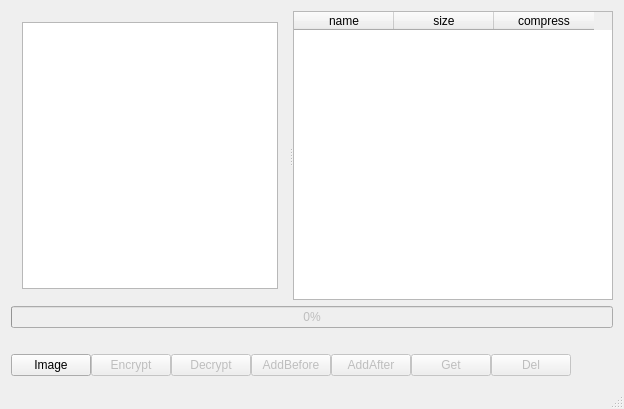
<?xml version="1.0" encoding="UTF-8"?>
<ui version="4.0">
 <class>MainWindow</class>
 <widget class="QMainWindow" name="MainWindow">
  <property name="geometry">
   <rect>
    <x>0</x>
    <y>0</y>
    <width>604</width>
    <height>409</height>
   </rect>
  </property>
  <property name="windowTitle">
   <string>StegIMG</string>
  </property>
  <widget class="QWidget" name="centralWidget">
   <layout class="QGridLayout" name="gridLayout">
    <item row="0" column="0">
     <layout class="QVBoxLayout" name="verticalLayout">
      <item>
       <layout class="QHBoxLayout" name="horizontalLayout_2">
        <item>
         <widget class="QSplitter" name="splitter">
          <property name="sizePolicy">
           <sizepolicy hsizetype="Expanding" vsizetype="Preferred">
            <horstretch>0</horstretch>
            <verstretch>0</verstretch>
           </sizepolicy>
          </property>
          <property name="orientation">
           <enum>Qt::Horizontal</enum>
          </property>
          <property name="childrenCollapsible">
           <bool>false</bool>
          </property>
          <widget class="QWidget" name="horizontalLayoutWidget">
           <layout class="QHBoxLayout" name="horizontalLayout_3">
            <item>
             <widget class="ImageView" name="imageView">
              <property name="sizePolicy">
               <sizepolicy hsizetype="Expanding" vsizetype="Expanding">
                <horstretch>0</horstretch>
                <verstretch>0</verstretch>
               </sizepolicy>
              </property>
              <property name="minimumSize">
               <size>
                <width>256</width>
                <height>240</height>
               </size>
              </property>
             </widget>
            </item>
           </layout>
          </widget>
          <widget class="TableView" name="tableView">
           <property name="sizePolicy">
            <sizepolicy hsizetype="Expanding" vsizetype="Expanding">
             <horstretch>0</horstretch>
             <verstretch>0</verstretch>
            </sizepolicy>
           </property>
           <property name="minimumSize">
            <size>
             <width>320</width>
             <height>240</height>
            </size>
           </property>
           <property name="layoutDirection">
            <enum>Qt::LeftToRight</enum>
           </property>
           <property name="selectionMode">
            <enum>QAbstractItemView::SingleSelection</enum>
           </property>
           <property name="selectionBehavior">
            <enum>QAbstractItemView::SelectRows</enum>
           </property>
           <attribute name="horizontalHeaderCascadingSectionResizes">
            <bool>false</bool>
           </attribute>
           <column>
            <property name="text">
             <string>name</string>
            </property>
           </column>
           <column>
            <property name="text">
             <string>size</string>
            </property>
           </column>
           <column>
            <property name="text">
             <string>compress</string>
            </property>
           </column>
          </widget>
         </widget>
        </item>
       </layout>
      </item>
      <item>
       <widget class="QProgressBar" name="hiddenDataSize">
        <property name="enabled">
         <bool>false</bool>
        </property>
        <property name="value">
         <number>0</number>
        </property>
       </widget>
      </item>
      <item>
       <widget class="QLabel" name="imageInfo">
        <property name="sizePolicy">
         <sizepolicy hsizetype="Preferred" vsizetype="Fixed">
          <horstretch>0</horstretch>
          <verstretch>0</verstretch>
         </sizepolicy>
        </property>
        <property name="text">
         <string/>
        </property>
       </widget>
      </item>
      <item>
       <layout class="QHBoxLayout" name="horizontalLayout_1">
        <property name="spacing">
         <number>0</number>
        </property>
        <property name="sizeConstraint">
         <enum>QLayout::SetDefaultConstraint</enum>
        </property>
        <item>
         <widget class="QPushButton" name="buttonImage">
          <property name="text">
           <string>Image</string>
          </property>
         </widget>
        </item>
        <item>
         <widget class="QPushButton" name="buttonEncrypt">
          <property name="enabled">
           <bool>false</bool>
          </property>
          <property name="text">
           <string>Encrypt</string>
          </property>
         </widget>
        </item>
        <item>
         <widget class="QPushButton" name="buttonDecrypt">
          <property name="enabled">
           <bool>false</bool>
          </property>
          <property name="text">
           <string>Decrypt</string>
          </property>
         </widget>
        </item>
        <item>
         <widget class="QPushButton" name="buttonAddBefore">
          <property name="enabled">
           <bool>false</bool>
          </property>
          <property name="text">
           <string>AddBefore</string>
          </property>
         </widget>
        </item>
        <item>
         <widget class="QPushButton" name="buttonAddAfter">
          <property name="enabled">
           <bool>false</bool>
          </property>
          <property name="text">
           <string>AddAfter</string>
          </property>
         </widget>
        </item>
        <item>
         <widget class="QPushButton" name="buttonGet">
          <property name="enabled">
           <bool>false</bool>
          </property>
          <property name="text">
           <string>Get</string>
          </property>
         </widget>
        </item>
        <item>
         <widget class="QPushButton" name="buttonDel">
          <property name="enabled">
           <bool>false</bool>
          </property>
          <property name="text">
           <string>Del</string>
          </property>
         </widget>
        </item>
        <item>
         <spacer name="horizontalSpacer">
          <property name="orientation">
           <enum>Qt::Horizontal</enum>
          </property>
          <property name="sizeHint" stdset="0">
           <size>
            <width>40</width>
            <height>20</height>
           </size>
          </property>
         </spacer>
        </item>
       </layout>
      </item>
     </layout>
    </item>
   </layout>
  </widget>
  <widget class="QMenuBar" name="menuBar">
   <property name="geometry">
    <rect>
     <x>0</x>
     <y>0</y>
     <width>604</width>
     <height>30</height>
    </rect>
   </property>
  </widget>
  <widget class="QStatusBar" name="statusBar"/>
 </widget>
 <layoutdefault spacing="6" margin="11"/>
 <customwidgets>
  <customwidget>
   <class>ImageView</class>
   <extends>QGraphicsView</extends>
   <header location="global">imageview.hpp</header>
  </customwidget>
  <customwidget>
   <class>TableView</class>
   <extends>QTableWidget</extends>
   <header>tableview.hpp</header>
  </customwidget>
 </customwidgets>
 <tabstops>
  <tabstop>imageView</tabstop>
  <tabstop>tableView</tabstop>
  <tabstop>buttonImage</tabstop>
  <tabstop>buttonEncrypt</tabstop>
  <tabstop>buttonDecrypt</tabstop>
  <tabstop>buttonAddBefore</tabstop>
  <tabstop>buttonAddAfter</tabstop>
  <tabstop>buttonGet</tabstop>
  <tabstop>buttonDel</tabstop>
 </tabstops>
 <resources/>
 <connections>
  <connection>
   <sender>buttonImage</sender>
   <signal>clicked()</signal>
   <receiver>MainWindow</receiver>
   <slot>onInputImageClick()</slot>
   <hints>
    <hint type="sourcelabel">
     <x>61</x>
     <y>372</y>
    </hint>
    <hint type="destinationlabel">
     <x>532</x>
     <y>0</y>
    </hint>
   </hints>
  </connection>
  <connection>
   <sender>buttonEncrypt</sender>
   <signal>clicked()</signal>
   <receiver>MainWindow</receiver>
   <slot>onEncryptClick()</slot>
   <hints>
    <hint type="sourcelabel">
     <x>175</x>
     <y>377</y>
    </hint>
    <hint type="destinationlabel">
     <x>246</x>
     <y>0</y>
    </hint>
   </hints>
  </connection>
  <connection>
   <sender>buttonDecrypt</sender>
   <signal>clicked()</signal>
   <receiver>MainWindow</receiver>
   <slot>onDecryptClick()</slot>
   <hints>
    <hint type="sourcelabel">
     <x>259</x>
     <y>377</y>
    </hint>
    <hint type="destinationlabel">
     <x>295</x>
     <y>0</y>
    </hint>
   </hints>
  </connection>
  <connection>
   <sender>buttonAddBefore</sender>
   <signal>clicked()</signal>
   <receiver>MainWindow</receiver>
   <slot>onAddBeforeClick()</slot>
   <hints>
    <hint type="sourcelabel">
     <x>303</x>
     <y>365</y>
    </hint>
    <hint type="destinationlabel">
     <x>357</x>
     <y>425</y>
    </hint>
   </hints>
  </connection>
  <connection>
   <sender>buttonAddAfter</sender>
   <signal>clicked()</signal>
   <receiver>MainWindow</receiver>
   <slot>onAddAfterClick()</slot>
   <hints>
    <hint type="sourcelabel">
     <x>397</x>
     <y>357</y>
    </hint>
    <hint type="destinationlabel">
     <x>673</x>
     <y>302</y>
    </hint>
   </hints>
  </connection>
  <connection>
   <sender>buttonGet</sender>
   <signal>clicked()</signal>
   <receiver>MainWindow</receiver>
   <slot>onGetClick()</slot>
   <hints>
    <hint type="sourcelabel">
     <x>511</x>
     <y>377</y>
    </hint>
    <hint type="destinationlabel">
     <x>613</x>
     <y>43</y>
    </hint>
   </hints>
  </connection>
  <connection>
   <sender>buttonDel</sender>
   <signal>clicked()</signal>
   <receiver>MainWindow</receiver>
   <slot>onDelClick()</slot>
   <hints>
    <hint type="sourcelabel">
     <x>595</x>
     <y>377</y>
    </hint>
    <hint type="destinationlabel">
     <x>617</x>
     <y>259</y>
    </hint>
   </hints>
  </connection>
  <connection>
   <sender>tableView</sender>
   <signal>itemSelectionChanged()</signal>
   <receiver>MainWindow</receiver>
   <slot>onSelect()</slot>
   <hints>
    <hint type="sourcelabel">
     <x>426</x>
     <y>133</y>
    </hint>
    <hint type="destinationlabel">
     <x>602</x>
     <y>313</y>
    </hint>
   </hints>
  </connection>
 </connections>
 <slots>
  <slot>onInputImageClick()</slot>
  <slot>onEncryptClick()</slot>
  <slot>onDecryptClick()</slot>
  <slot>onAddBeforeClick()</slot>
  <slot>onAddAfterClick()</slot>
  <slot>onGetClick()</slot>
  <slot>onDelClick()</slot>
  <slot>onSelect()</slot>
 </slots>
</ui>
